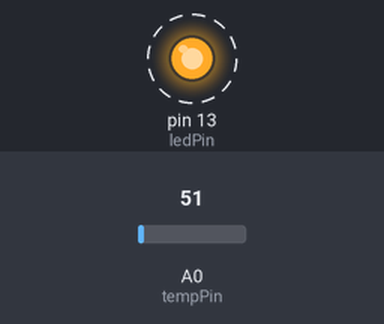
The sketch below on a simulated Arduino Uno, built with avr-gcc and run on an emulated ATmega328P. Parts: output pins drawn as LEDs (lit = HIGH). Dashed ring = blinking. The inputs (shaded band) are chosen by the test bench; at power-on: A0 (tempPin) = 51. What the sketch prints to the serial monitor is not drawn.

Above: at 0.2 s.
Timing chart, 0 to 3.0 s (numbered marks = the images above):
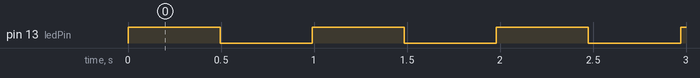

Measured:
- by itself, pin 13 (ledPin): alternates HIGH for 0.50 s and LOW for 0.50 s

The sketch:

RTOS.ino
```cpp
#include <Arduino_FreeRTOS.h>
#include <queue.h>
#include <semphr.h>

const int ledPin = 13;
const int tempPin = A0;

TaskHandle_t Task1, Task2;
SemaphoreHandle_t tempMutex;

void Task1Code(void *pvParameters)
{
    (void)pvParameters;
    while (1)
    {
        digitalWrite(ledPin, HIGH);
        vTaskDelay(500 / portTICK_PERIOD_MS);
        digitalWrite(ledPin, LOW);
        vTaskDelay(500 / portTICK_PERIOD_MS);
    }
}

void Task2Code(void *pvParameters)
{
    (void)pvParameters;
    float temp;
    while (1)
    {
        xSemaphoreTake(tempMutex, portMAX_DELAY);
        temp = analogRead(tempPin) * 0.48876;
        xSemaphoreGive(tempMutex);

        Serial.print("Temperature: ");
        Serial.println(temp);
        vTaskDelay(2000 / portTICK_PERIOD_MS);
    }
}

void setup()
{
    pinMode(ledPin, OUTPUT);
    Serial.begin(9600);
    tempMutex = xSemaphoreCreateMutex();

    xTaskCreate(Task1Code, "Task1", 100, NULL, 1, &Task1);
    xTaskCreate(Task2Code, "Task2", 100, NULL, 1, &Task2);

    vTaskStartScheduler();
}

void loop()
{
    // This code will not run as the RTOS scheduler handles the tasks.
}

void vApplicationIdleHook(void)
{
    // This function is called during idle time.
    // You can add low-priority tasks or other operations here.
}
```
